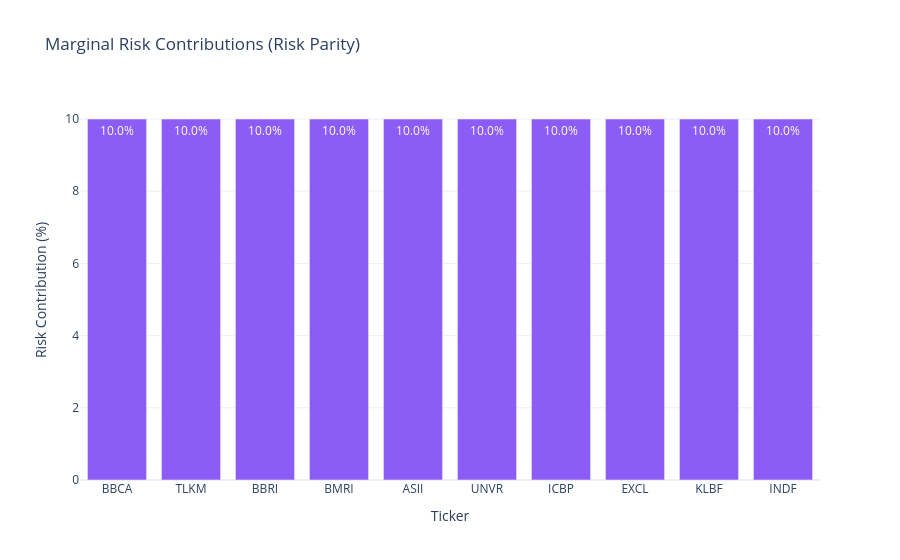

The cell this chart's notebook holds for it:
### Code cell
fig = plot_risk_parity_contributions(res_rp['risk_contributions'], DEFAULT_TICKERS)
fig.show()

### Figure 1 — Plotly figure (JSON) as saved in the notebook; plotly's stock layout.template omitted (floating-point values rounded to 4 significant figures)
{"data": [{"marker": {"color": "#8B5CF6"}, "text": ["10.0%", "10.0%", "10.0%", "10.0%", "10.0%", "10.0%", "10.0%", "10.0%", "10.0%", "10.0%"], "textposition": "auto", "type": "bar", "x": ["BBCA", "TLKM", "BBRI", "BMRI", "ASII", "UNVR", "ICBP", "EXCL", "KLBF", "INDF"], "y": [10.0, 10.0, 10.0, 10.0, 10.0, 10.0, 10.0, 10.0, 10.0, 10.0]}], "layout": {"title": {"text": "Marginal Risk Contributions (Risk Parity)"}, "xaxis": {"title": {"text": "Ticker"}}, "yaxis": {"title": {"text": "Risk Contribution (%)"}}}}
